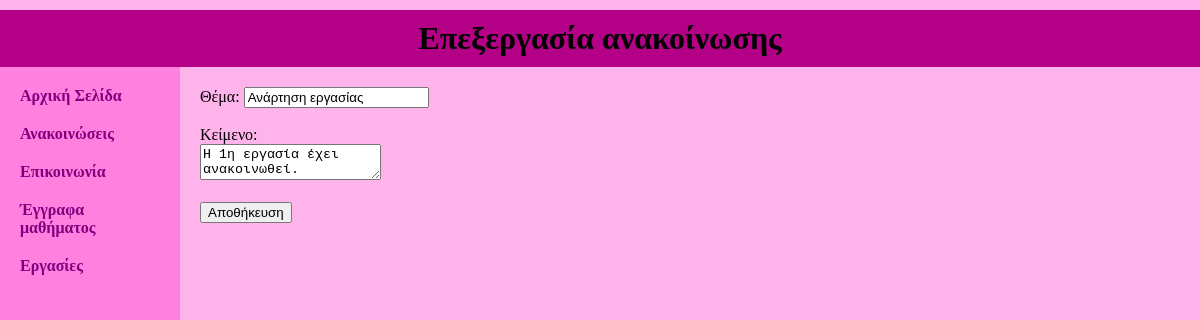
The app's page /add-new-announ.php?id=2&type=edit (signed in) with its own data.
### tables this page shows
CREATE TABLE `announcements` (
`id` int(11) NOT NULL,
  `date` text NOT NULL,
  `subject` text NOT NULL,
  `desc` text NOT NULL
);

### add-new-announ.php (the view, shortened to what this page needs)
<!DOCTYPE html>
<html>
    <head>
        <link rel="stylesheet" href="main.css">
    </head>
    <body>
    <?php
    if (isset($_GET['type']) AND $_GET['type'] == 'edit') {
        include 'create-link.php';
        $id = $_GET['id'];
        $query = "SELECT * FROM announcements WHERE id='$id'";
        $results = mysqli_query($link, $query);
        $row = mysqli_fetch_row($results);
    ?>
     <div class="header">
        <h1> Επεξεργασία ανακοίνωσης </h1>
    </div>
    <div class="navigation">
        <ul>
            <li><a href="index.php">Αρχική Σελίδα</a></li>
            <li><a href="announcement.php">Ανακοινώσεις</a></li>
            <li><a href="communication.php">Επικοινωνία</a></li>
            <li><a href="documents.php">Έγγραφα μαθήματος</a></li>
            <li><a href="homework.php">Εργασίες</a></li>
        </ul>
    </div>
    <div class="content">
        <form action="edit-ann.php?id=<?php echo $row[0]; ?>" method="post">
            Θέμα: <input name="subject" type="text" value="<?php echo $row[2]; ?>"> <br><br>
            Κείμενο: <br> <textarea name="desc" type="text"><?php echo $row[3]; ?></textarea> <br><br>
            <input type="submit" value="Αποθήκευση">
        </form>
    </div>
        <?php } ?>
    </body>
</html>

### main.css (style rules this page uses)
body { margin: 0 auto; font-family: san-serif; background-color: #ffb3eb; }
.header { vertical-align: top; }
.header h1 { background-color: #b30086; margin: 0; margin-top: 10px; text-align: center; padding: 10px; }
.navigation { float: left; background-color: #ff80de; margin: 0px; width: 15%; min-height: 1000px; }
.navigation ul { list-style: none; padding:0; margin:20px; }
.navigation ul li { margin-top: 20px; text-decoration: none; }
.navigation ul li a { margin-top: 20px; text-decoration: none; color: purple; font-size: 100%; font-weight: bold; }
.content { float: left; height: 100%; background-color: #ffb3eb; width: 80%; padding: 20px; }

### records on screen
announcements: subject "Ανάρτηση εργασίας", desc "Η 1η εργασία έχει ανακοινωθεί."
